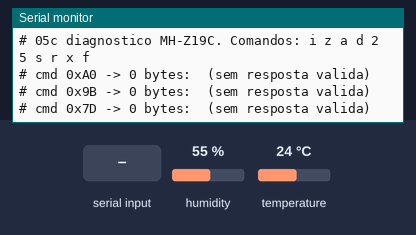
A sketch run on a simulated ESP32. Parts: the last lines printed to the serial monitor. Inputs (shaded band) come from the test bench; at power-on: humidity 55 %, temperature 24 °C.

Above: at 2.3 s.
2.4 s: "z" received over Serial
At 3.9 s:
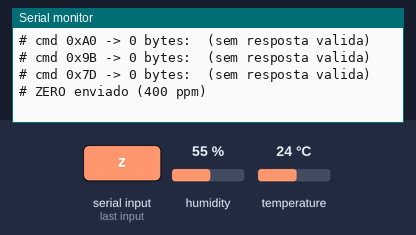
11.7 s: "a" received over Serial
At 12.2 s:
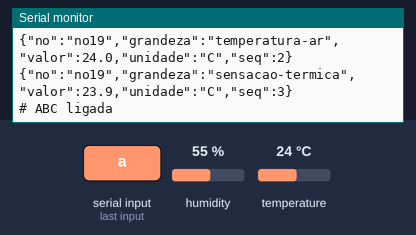
13.2 s: "d" received over Serial
At 14.4 s:
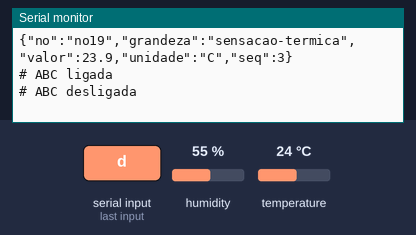
14.7 s: "2" received over Serial
At 15.6 s:
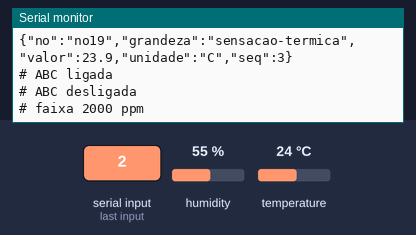
16.2 s: "s" received over Serial
At 16.8 s:
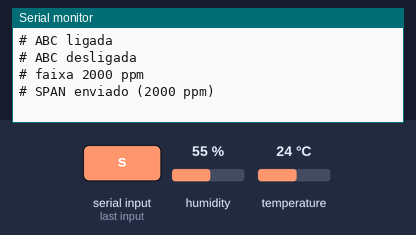
17.7 s: "r" received over Serial
At 19.1 s:
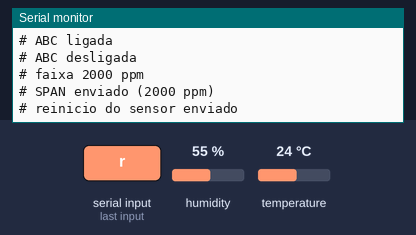

The sketch:

05c_mhz19c_diagnostico_usb.ino
```cpp
/*
  05c - Diagnostico e calibracao do MH-Z19C pela USB, com envio para a telemetria-cria
  Placa: ESP32 Dev Module (DevKit V1)     Biblioteca: DHT sensor library (Adafruit), so para o DHT11
  Ligacoes (as mesmas do 05b e do no-ar):  Vin -> VIN (5 V)  GND -> GND
                                            TX do sensor -> GPIO 16   RX do sensor -> GPIO 17
  DHT11 (modulo 3 pinos, ja tem resistor de pull-up e LED):  + -> 3V3   DATA (meio) -> GPIO 4   - -> GND
  Publica co2 (ppm), temperatura (C, interna do sensor), reinicios e falhas (vezes) e,
  do DHT11, umidade (%), temperatura-ar (C) e sensacao-termica (C, indice de calor). Sem DHT11 ligado, so aparece "DHT11 falha".
  Saida (115200 baud):
    linhas "# ..."  diagnostico (o gateway mostra como "placa: ...")
    linhas JSON     uma por leitura, no formato do gateway (mqtt/catalogo-topicos.md, secao 2):
                    {"no":"no19","grandeza":"co2","valor":612,"unidade":"ppm","seq":1}
  Comandos pelo Monitor Serial (feche o gateway antes; "Nova linha"):
    i  informacoes: versao, faixa, estado da ABC (bytes crus)
    z  ZERO em 400 ppm (so ao ar livre, ligado ha 20 min ou mais)
    a  liga a ABC      d  desliga a ABC
    2  faixa 2000 ppm  5  faixa 5000 ppm  (o sensor pode precisar ser religado)
    s  SPAN em 2000 ppm (so com gas-padrao de 2000 ppm! nunca no ar comum)
    r  reinicia o sensor (0x8D)
    f  alterna o intervalo entre 10 s (telemetria) e 2 s (monitor_mhz19c.py)
    x  liga/desliga a leitura estendida (0x85 e 0x84, nao documentados - ATENCAO: no ensaio de
       09/11/2026 o sensor passou a travar a cada ciclo com eles ligados; deixe desligado no uso normal)
  Comandos 0x84, 0x85, 0x7D, 0x9B, 0xA0 e 0x8D nao estao no manual do C; sao do MH-Z19B e da
  engenharia reversa da comunidade (biblioteca MH-Z19 de WifWaf). Se o sensor nao responder,
  aparece "sem resposta" - nao e defeito.
*/
#include <DHT.h>
const char* NO = "no19";             // projeto "teste" da telemetria-cria (no = "no" + numero)
const int PINO_RX2 = 16, PINO_TX2 = 17, PINO_DHT = 4;
DHT dht(PINO_DHT, DHT11);
unsigned long falhasDht = 0;
unsigned long INTERVALO_MS = 10000;         // 10 s = padrao do catalogo; tecla f alterna com 2 s
const unsigned long PREAQUECIMENTO_MS = 60000UL;
unsigned long ultima = 0, seq = 0;
unsigned long reinicios = 0;   // vezes que o SENSOR religou ou travou (a placa continua ligada)
unsigned long falhas = 0;      // respostas invalidas ao 0x86
int ultimoPpm = -1;            // -1 = ainda nao leu
bool estendido = false;        // tecla x: le tambem 0x85 e 0x84 (nao documentados)
bool pinosTrocados = false;    // true = TX/RX do sensor ligados ao contrario (16 <-> 17), detectado sozinho
int seguidasSemResposta = 0;
int seguidos500 = 0;           // leituras seguidas exatamente em 500 ppm
int antesDo500 = -1;           // ultima leitura diferente de 500

void avisarReinicio(const char* motivo) {
  reinicios++;
  Serial.printf("# ATENCAO: o sensor reiniciou ou travou (%lu vezes): %s - confira Vin = 5,0 V e o conector\n", reinicios, motivo);
}

void enviar(uint8_t cmd, uint8_t b3 = 0, uint8_t b4 = 0, uint8_t b6 = 0, uint8_t b7 = 0) {
  uint8_t p[9] = {0xFF, 0x01, cmd, b3, b4, 0x00, b6, b7, 0x00};
  uint8_t soma = 0;
  for (int i = 1; i < 8; i++) soma += p[i];
  p[8] = 0xFF - soma + 1;
  while (Serial2.available()) Serial2.read();
  Serial2.write(p, 9);
}

// envia o comando e le os 9 bytes; devolve true se o cabecalho e o checksum conferem
bool pedir(uint8_t cmd, uint8_t r[9], bool imprimir) {
  enviar(cmd);
  int n = Serial2.readBytes(r, 9);
  if (imprimir) {
    Serial.printf("# cmd 0x%02X -> %d bytes:", cmd, n);
    for (int i = 0; i < n; i++) Serial.printf(" %02X", r[i]);
  }
  bool ok = n == 9 && r[0] == 0xFF && r[1] == cmd;
  if (ok) {
    uint8_t soma = 0;
    for (int i = 1; i < 8; i++) soma += r[i];
    ok = (uint8_t)(0xFF - soma + 1) == r[8];
  }
  if (imprimir) Serial.println(ok ? "  (ok)" : "  (sem resposta valida)");
  return ok;
}

void publicar(const char* grandeza, float valor, int casas, const char* unidade) {
  seq++;
  Serial.printf("{\"no\":\"%s\",\"grandeza\":\"%s\",\"valor\":%.*f,\"unidade\":\"%s\",\"seq\":%lu}\n",
                NO, grandeza, casas, valor, unidade, seq);
}

void informacoes() {
  uint8_t r[9];
  if (pedir(0xA0, r, true)) Serial.printf("#   versao do firmware: %c%c%c%c\n", r[2], r[3], r[4], r[5]);
  if (pedir(0x9B, r, true)) Serial.printf("#   faixa: %d ppm\n", r[4] * 256 + r[5]);
  if (pedir(0x7D, r, true)) Serial.printf("#   ABC: %s (byte 7 = %d)\n", r[7] ? "LIGADA" : "desligada", r[7]);
}

void setup() {
  Serial.begin(115200);
  Serial2.begin(9600, SERIAL_8N1, PINO_RX2, PINO_TX2);
  Serial2.setTimeout(200);
  dht.begin();
  delay(500);
  Serial.println("# 05c diagnostico MH-Z19C. Comandos: i z a d 2 5 s r x f");
  informacoes();
}

void loop() {
  if (Serial.available()) {
    char c = Serial.read();
    if (c == 'i') informacoes();
    if (c == 'z') { enviar(0x87); Serial.println("# ZERO enviado (400 ppm)"); }
    if (c == 'a') { enviar(0x79, 0xA0); Serial.println("# ABC ligada"); }
    if (c == 'd') { enviar(0x79, 0x00); Serial.println("# ABC desligada"); }
    if (c == '2') { enviar(0x99, 0, 0, 2000 >> 8, 2000 & 0xFF); Serial.println("# faixa 2000 ppm"); }
    if (c == '5') { enviar(0x99, 0, 0, 5000 >> 8, 5000 & 0xFF); Serial.println("# faixa 5000 ppm"); }
    if (c == 's') { enviar(0x88, 2000 >> 8, 2000 & 0xFF); Serial.println("# SPAN enviado (2000 ppm)"); }
    if (c == 'r') { enviar(0x8D); Serial.println("# reinicio do sensor enviado"); }
    if (c == 'f') { INTERVALO_MS = INTERVALO_MS == 10000 ? 2000 : 10000; Serial.printf("# intervalo: %lu ms\n", INTERVALO_MS); }
    if (c == 'x') { estendido = !estendido; Serial.printf("# leitura estendida (0x85/0x84): %s\n", estendido ? "LIGADA" : "desligada"); }
  }
  if (millis() - ultima < INTERVALO_MS) return;
  ultima = millis();

  uint8_t r[9];
  bool aquecido = millis() >= PREAQUECIMENTO_MS;
  if (pedir(0x86, r, true)) {
    int ppm = r[2] * 256 + r[3];
    int temp = (int)r[4] - 40;
    // o sensor volta a 500 ppm FIXO por ~1 min depois de religar. Um 500 isolado e so o CO2 real passando
    // por 500 (falso alarme visto em 09/11/2026); reinicio = 3 leituras seguidas em 500 depois de outro valor
    if (ppm == 500) {
      if (++seguidos500 == 3 && antesDo500 > 0) avisarReinicio("voltou ao valor de partida (500 ppm fixo)");
    } else {
      seguidos500 = 0;
      antesDo500 = ppm;
    }
    ultimoPpm = ppm;
    if (pinosTrocados) Serial.println("#   AVISO: o sensor so responde com TX/RX invertidos - troque os fios do GPIO 16 e 17");
    Serial.printf("#   CO2 %d ppm  temp %d C  status 0x%02X%s\n", ppm, temp, r[5], aquecido ? "" : "  (aquecendo)");
    if (aquecido) {
      publicar("co2", ppm, 0, "ppm");
      publicar("temperatura", temp, 0, "C");
    }
    seguidasSemResposta = 0;
  } else {
    falhas++;
    // 3 falhas seguidas: tenta os pinos invertidos (fio TX/RX trocado e o erro mais comum de montagem)
    if (++seguidasSemResposta % 3 == 0) {
      pinosTrocados = !pinosTrocados;
      Serial2.end();
      Serial2.begin(9600, SERIAL_8N1, pinosTrocados ? PINO_TX2 : PINO_RX2, pinosTrocados ? PINO_RX2 : PINO_TX2);
      Serial.printf("# sem resposta: testando %s (TX do sensor no GPIO %d, RX no GPIO %d)\n",
                    pinosTrocados ? "pinos INVERTIDOS" : "pinos normais",
                    pinosTrocados ? PINO_TX2 : PINO_RX2, pinosTrocados ? PINO_RX2 : PINO_TX2);
    }
    if (ultimoPpm != 0) avisarReinicio("resposta invalida ao 0x86");
    ultimoPpm = 0;
  }
  if (aquecido) {
    publicar("reinicios", reinicios, 0, "vezes");
    publicar("falhas", falhas, 0, "vezes");
  }
  // DHT11: le junto com o CO2 (o intervalo minimo do DHT11 e 2 s, igual ao modo rapido)
  float umid = dht.readHumidity(), tAr = dht.readTemperature();
  // 0 % com checksum "certo" = bits zerados por mau contato (abaixo dos 20 % que o DHT11 mede): descarta
  if (isnan(umid) || isnan(tAr) || umid < 1) {
    falhasDht++;
    Serial.printf("#   DHT11 falha na leitura (%lu vezes) - confira DATA no GPIO 4 e + no 3V3\n", falhasDht);
  } else {
    float sensacao = dht.computeHeatIndex(tAr, umid, false);   // indice de calor (NWS), em C
    Serial.printf("#   DHT11 umidade %.0f %%  temp %.1f C  sensacao %.1f C\n", umid, tAr, sensacao);
    publicar("umidade", umid, 0, "%");
    publicar("temperatura-ar", tAr, 1, "C");
    publicar("sensacao-termica", sensacao, 1, "C");
  }
  if (!estendido) return;
  // comandos NAO documentados no manual do MH-Z19C: so com a tecla x (suspeitos de travar o sensor)
  if (pedir(0x85, r, true))
    Serial.printf("#   0x85: bytes2-3 = %d  bytes4-5 (CO2 sem limite) = %d  bytes6-7 = %d\n",
                  r[2] * 256 + r[3], r[4] * 256 + r[5], r[6] * 256 + r[7]);
  if (pedir(0x84, r, true))
    Serial.printf("#   0x84: bytes2-3 (bruto) = %d  bytes4-5 = %d\n", r[2] * 256 + r[3], r[4] * 256 + r[5]);
}
```

Measured:
- after the input at 2.4 s, the serial monitor: prints a new line at once (image 1)
- after the input at 11.7 s, the serial monitor: prints a new line at once (image 2)
- after the input at 13.2 s, the serial monitor: prints a new line at once (image 3)
- after the input at 14.7 s, the serial monitor: prints a new line at once (image 4)
- after the input at 16.2 s, the serial monitor: prints a new line at once (image 5)
- after the input at 17.7 s, the serial monitor: prints a new line at once (image 6)
